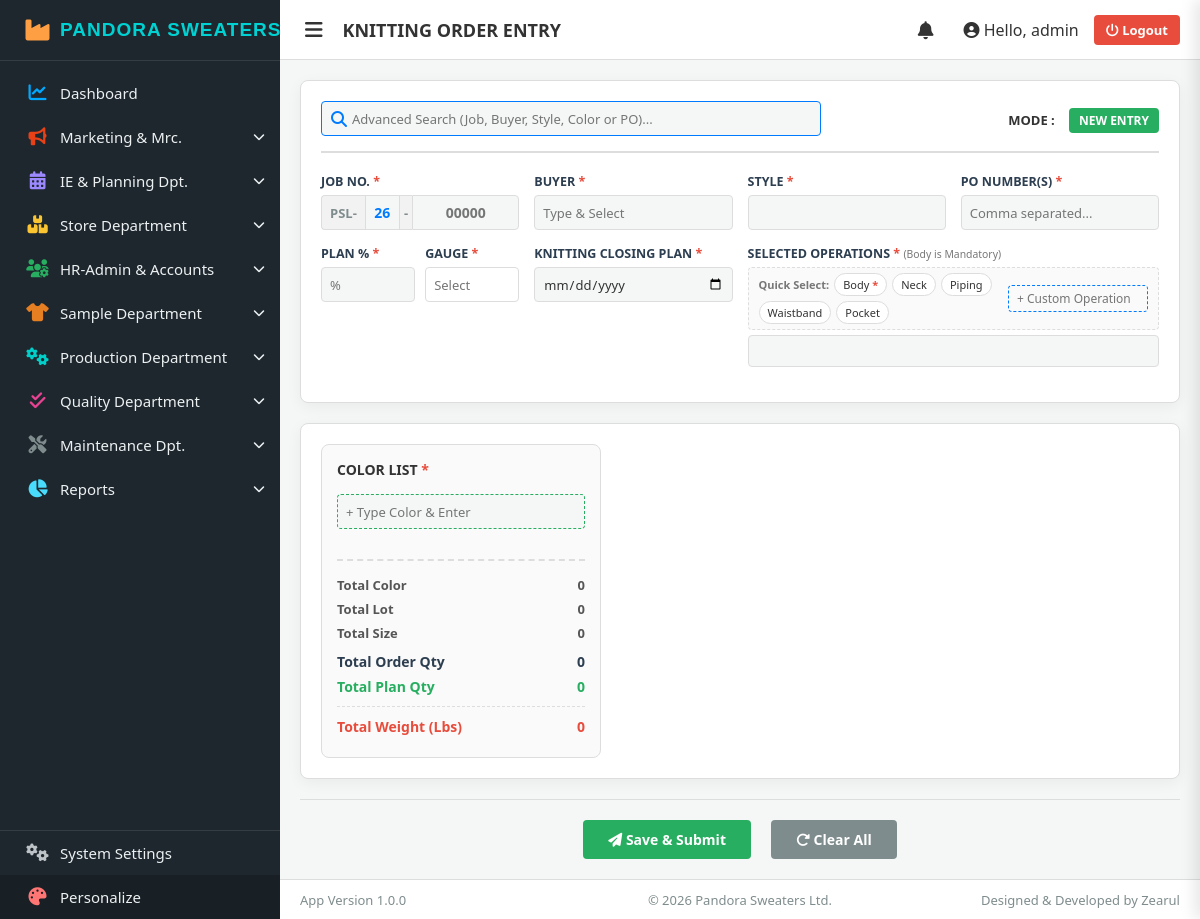
The app's page /production/knitting/order-entry/ (signed in) with its own data.
### core/models.py (models this page shows, shortened)
class AppSetting(models.Model):
    key = models.CharField(max_length=100, unique=True)
    value = models.TextField(blank=True, null=True)
    description = models.CharField(max_length=255, blank=True, null=True)

### core/views/production/knitting_order_entry.py (the view)
# urls.py: path('production/knitting/order-entry/', knitting_order_entry_view, name='knitting_order_entry'),
@login_required(login_url='login')
def knitting_order_entry_view(request):
    size_settings = AppSetting.objects.filter(key__istartswith='Size_temp_')
    size_templates = {s.key: [sz.strip() for sz in s.value.split(',')] for s in size_settings}
    buyers = list(Buyer.objects.filter(is_active=True).values_list('buyer_name', flat=True))
    op_setting = AppSetting.objects.filter(key='quick_operations').first()
    quick_ops = [op.strip() for op in op_setting.value.split(',')] if op_setting else ['Body', 'Neck', 'Piping', 'Waistband']
    gauge_setting = AppSetting.objects.filter(key='machine_gauges').first()
    gauges = [g.strip() for g in gauge_setting.value.split(',')] if gauge_setting else ['3G', '5G', '7G', '12G', '14G']
    prefix_obj = AppSetting.objects.filter(key='job_prefix').first()
    job_prefix = prefix_obj.value.strip() if prefix_obj else 'PSL'
    current_year = datetime.date.today().strftime('%y')
    last_order = KnittingOrder.objects.filter(job_no__startswith=f"{job_prefix}-{current_year}-").order_by('-id').first()
    new_seq = int(last_order.job_no.split('-')[-1]) + 1 if last_order else 1
    new_job_sequence = f"{new_seq:05d}"
    context = {
        'size_templates_json': json.dumps(size_templates), 'buyers_json': json.dumps(buyers),
        'gauges_json': json.dumps(gauges), 'quick_ops': quick_ops,
        'job_prefix': job_prefix, 'current_year': current_year, 'new_job_sequence': new_job_sequence,
    }
    return render(request, 'knitting_order_entry.html', context)

### templates/knitting_order_entry.html (shortened to what this page needs)
{% extends 'base.html' %}
{% block page_title %}KNITTING ORDER ENTRY{% endblock %}
{% block content %}
<div id="order-master">
    <div class="entry-card">
        <div class="form-header">
            <div class="autocomplete-wrapper" style="flex: 1; max-width: 500px;">
                <div style="position: relative;">
                    <i class="fa-solid fa-magnifying-glass" style="position: absolute; left: 10px; top: 10px; color: #007bff;"></i>
                    <input type="text" id="globalJobSearch" class="form-control" style="padding-left: 30px; border: 1px solid #007bff;" placeholder="Advanced Search (Job, Buyer, Style, Color or PO)..." oninput="searchGlobalJob(this.value)" autocomplete="off">
                </div>
            </div>
            <div>
                <span style="font-weight:bold; font-size:13px; margin-right:10px;">MODE :</span>
                <span class="badge" id="modeBadge">NEW ENTRY</span>
            </div>
        </div>
        <div class="grid-row">
            <div class="form-group">
                <label>JOB NO. <span style="color:#e74c3c;">*</span></label>
                <div class="job-group">
                    <span class="job-prefix" style="border-radius: 4px 0 0 4px; border-right: none;">{{ job_prefix }}-</span>
                    <input type="text" id="job_year" class="job-input fast-nav" value="{{ current_year }}" maxlength="2" style="width: 35px; flex-shrink: 0;">
                    <span class="job-prefix" style="border-left: none; border-right: none; padding: 0 4px;">-</span>
                    <input type="text" id="job_sequence" class="job-input fast-nav" placeholder="00000" maxlength="5" style="border-radius: 0 4px 4px 0;" onblur="padJobSeq(this)" autofocus>
                </div>
            </div>
            <div class="form-group autocomplete-wrapper">
                <label>BUYER <span style="color:#e74c3c;">*</span></label>
                <input type="text" id="m_buyer" class="form-control fast-nav" placeholder="Type & Select" oninput="suggestBuyer()" autocomplete="off" onblur="validateBuyerWithDelay()">
            </div>
            <div class="form-group">
                <label>STYLE <span style="color:#e74c3c;">*</span></label>
                <input type="text" id="m_style" class="form-control fast-nav" autocomplete="off">
            </div>
            <div class="form-group">
                <label>PO NUMBER(S) <span style="color:#e74c3c;">*</span></label>
                <input type="text" id="m_po" class="form-control fast-nav" placeholder="Comma separated..." autocomplete="off">
            </div>
        </div>
        <div class="grid-row">
            <div style="display: flex; gap: 10px;">
                <div class="form-group" style="flex: 1;">
                    <label>PLAN % <span style="color:#e74c3c;">*</span></label>
                    <input type="text" id="m_planPct" class="form-control fast-nav" placeholder="%" oninput="this.value=this.value.replace(/[^0-9]/g,''); calcAll();" style="height: 35px;">
                </div>
                <div class="form-group autocomplete-wrapper" style="flex: 1;">
                    <label>GAUGE <span style="color:#e74c3c;">*</span></label>
                    <input type="text" id="m_gauge" class="form-control fast-nav" placeholder="Select" autocomplete="off" readonly style="cursor: pointer; background: #fff;" onclick="showGauges()" onfocus="showGauges()">
                </div>
            </div>
            <div class="form-group">
                <label>KNITTING CLOSING PLAN <span style="color:#e74c3c;">*</span></label>
                <input type="date" id="m_kcdDate" class="form-control fast-nav" onclick="this.showPicker()" onfocus="this.showPicker()" style="height: 35px;">
            </div>
            <div class="form-group" style="grid-column: span 2;">
                <label>SELECTED OPERATIONS <span style="color:#e74c3c;">*</span> <small style="color:#777; font-weight:normal;">(Body is Mandatory)</small></label>
                <div style="display: flex; justify-content: space-between; align-items: center; background: rgba(0,0,0,0.02); padding: 5px 10px; border-radius: 4px; border: 1px dashed var(--border-color); margin-bottom: 5px;">
                    <div id="quickOpsContainer" style="display: flex; gap: 5px; align-items: center; flex-wrap: wrap;">
                        <span style="font-size:11px; color:#777; font-weight:bold; white-space: nowrap;">Quick Select:</span>
                        {% for op in quick_ops %}
                            <button type="button" class="quick-op-btn" onclick="addOp('{{ op }}')">{{ op }}{% if op|lower == 'body' %} <span style="color:#e74c3c; font-weight:bold;">*</span>{% endif %}</button>
                        {% endfor %}
                    </div>
                    <div>
                        <input type="text" id="customOpInput" class="fast-input" style="width: 140px;" placeholder="+ Custom Operation" onkeydown="if(event.key === 'Enter'){ addOp(this.value); this.value=''; }">
                    </div>
                </div>
                <div id="opContainer" class="op-tags" style="min-height: 32px; margin-top: 5px;"></div>
            </div>
        </div>
    </div>
    <div class="entry-card split-layout">
        <div class="left-panel">
            <div style="display:flex; justify-content:space-between; align-items:center; margin-bottom:15px;">
                <strong style="font-size:14px; color:var(--main-text);">COLOR LIST <span style="color:#e74c3c;">*</span></strong>
            </div>
            <input type="text" id="fastColorInput" class="form-control" placeholder="+ Type Color & Enter" style="margin-bottom:10px; border:1px dashed #27ae60;" onkeydown="if(event.key === 'Enter'){ createColor(this.value); this.value=''; }">
            <div class="summary-box">
                <div class="summary-row"><span>Total Color</span> <strong id="sumColor">0</strong></div>
                <div class="summary-row"><span>Total Lot</span> <strong id="sumLot">0</strong></div>
                <div class="summary-row"><span>Total Size</span> <strong id="sumSize">0</strong></div>
                <div class="summary-row total" style="margin-top: 10px;"><span>Total Order Qty</span> <span id="sumOrdQty">0</span></div>
                <div class="summary-row total" style="color:#27ae60;"><span>Total Plan Qty</span> <span id="sumPlanQty">0</span></div>
                <div class="summary-row total" style="color:#e74c3c; margin-top:10px; padding-top:10px; border-top:1px dashed var(--border-color);">
                    <span>Total Weight (Lbs)</span> <span id="sumTotalLbs">0</span>
                </div>
            </div>
        </div>
    </div>
    <div class="action-bar">
        <button class="btn-action btn-new" id="btnSave" onclick="saveKnittingOrder()"><i class="fa-solid fa-paper-plane"></i> Save & Submit</button>
        <button class="btn-action btn-clear" onclick="window.location.href=window.location.pathname;"><i class="fa-solid fa-rotate-right"></i> Clear All</button>
    </div>
</div>
{% endblock %}

### templates/base.html (shortened to what this page needs)
<!DOCTYPE html>
<html lang="en">
<head>
    <link rel="stylesheet" href="https://cdn.jsdelivr.net/npm/@fortawesome/fontawesome-free@6.4.2/css/all.min.css">
</head>
<body id="app-body">
    <div class="sidebar" id="app-sidebar">
        <div class="brand">
            <i class="fa-solid fa-industry" style="color: #ff9f43; min-width: 45px; text-align: center; font-size: 24px;"></i>
            <span class="brand-text">{{ factory_name|default:"Smart Factory" }}</span>
        </div>
        <a href="{% url 'dashboard' %}" class="nav-item">
            <div class="nav-item-left"><i class="fa-solid fa-chart-line icon" style="color: #00a8ff;"></i> <span>Dashboard</span></div>
        </a>
        <div class="nav-item" onclick="toggleSubmenu(this)">
            <div class="nav-item-left"><i class="fa-solid fa-bullhorn icon" style="color: #e84118;"></i> <span>Marketing & Mrc.</span></div>
            <i class="fa-solid fa-chevron-down arrow"></i>
        </div>
        <div class="nav-item" onclick="toggleSubmenu(this)">
            <div class="nav-item-left"><i class="fa-solid fa-calendar-days icon" style="color: #9c88ff;"></i> <span>IE & Planning Dpt.</span></div>
            <i class="fa-solid fa-chevron-down arrow"></i>
        </div>
        <div class="nav-item" onclick="toggleSubmenu(this)">
            <div class="nav-item-left"><i class="fa-solid fa-boxes-stacked icon" style="color: #fbc531;"></i> <span>Store Department</span></div>
            <i class="fa-solid fa-chevron-down arrow"></i>
        </div>
        <div class="nav-item" onclick="toggleSubmenu(this)">
            <div class="nav-item-left"><i class="fa-solid fa-users-cog icon" style="color: #27ae60;"></i> <span>HR-Admin & Accounts</span></div>
            <i class="fa-solid fa-chevron-down arrow"></i>
        </div>
        <div class="nav-item" onclick="toggleSubmenu(this)">
            <div class="nav-item-left"><i class="fa-solid fa-shirt icon" style="color: #e67e22;"></i> <span>Sample Department</span></div>
            <i class="fa-solid fa-chevron-down arrow"></i>
        </div>
        <div class="nav-item" onclick="toggleSubmenu(this)">
            <div class="nav-item-left"><i class="fa-solid fa-cogs icon" style="color: #00cec9;"></i> <span>Production Department</span></div>
            <i class="fa-solid fa-chevron-down arrow"></i>
        </div>
        <div class="nav-item" onclick="toggleSubmenu(this)">
            <div class="nav-item-left"><i class="fa-solid fa-check-double icon" style="color: #e84393;"></i> <span>Quality Department</span></div>
            <i class="fa-solid fa-chevron-down arrow"></i>
        </div>
        <div class="nav-item" onclick="toggleSubmenu(this)">
            <div class="nav-item-left"><i class="fa-solid fa-screwdriver-wrench icon" style="color: #7f8c8d;"></i> <span>Maintenance Dpt.</span></div>
            <i class="fa-solid fa-chevron-down arrow"></i>
        </div>
        <div class="nav-item" onclick="toggleSubmenu(this)">
            <div class="nav-item-left"><i class="fa-solid fa-chart-pie icon" style="color: #48dbfb;"></i> <span>Reports</span></div>
            <i class="fa-solid fa-chevron-down arrow"></i>
        </div>
        <div class="spacer"></div>
        {% if request.user.is_superuser %}
        <a href="{% url 'system_settings' %}" class="nav-item" style="border-top: 1px solid rgba(255,255,255,0.1);">
            <div class="nav-item-left"><i class="fa-solid fa-gears icon" style="color: #bdc3c7;"></i> <span>System Settings</span></div>
        </a>
        {% endif %}
        <div class="nav-item" onclick="toggleThemePanel()" style="background: rgba(0,0,0,0.2);">
            <div class="nav-item-left"><i class="fa-solid fa-palette icon" style="color: #ff7675;"></i> <span>Personalize</span></div>
        </div>
    </div>
    <div class="main-wrapper">
        <div class="topbar">
            <div class="topbar-left">
                <button class="toggle-sidebar-btn" onclick="toggleSidebar(event)"><i class="fa-solid fa-bars"></i></button>
                <div class="topbar-title">{% block page_title %}Dashboard{% endblock %}</div>
            </div>
            <div class="user-info">
<div style="position: relative; cursor: pointer; margin-right: 15px; font-size: 18px;" id="notifBtn" onclick="toggleNotifMenu(event)">
    <i class="fa-solid fa-bell"></i>
</div>
                <span><i class="fa-solid fa-circle-user"></i> Hello, {{ request.user.first_name|default:request.user.username }}</span>
                <a href="{% url 'logout' %}" class="logout-btn"><i class="fa-solid fa-power-off"></i> Logout</a>
            </div>
        </div>
        <div class="content-area" id="main-content" onclick="autoHideSidebar()">
            {% block content %}{% endblock %}
        </div>
        <div class="app-footer">
            <div style="flex:1; text-align:left;">App {{ app_version }}</div>
            <div style="flex:1; text-align:center;">{{ copyright_text }}</div>
            <div style="flex:1; text-align:right;">{{ developer_credit }}</div>
        </div>
    </div>
</body>
</body>
</html>

### records on screen
AppSetting: value "PANDORA SWEATERS…"
AppSetting: value "PSL"
AppSetting: value "Version 1.0.0"
AppSetting: value "© 2026 Pandora Sweaters Ltd."
AppSetting: value "Designed & Developed by Zearul"

### other values on screen
{{ request.user.first_name|default:request.user.username }} "admin"
{{ op }} "Body" "Neck" "Piping" "Waistband" "Pocket"
